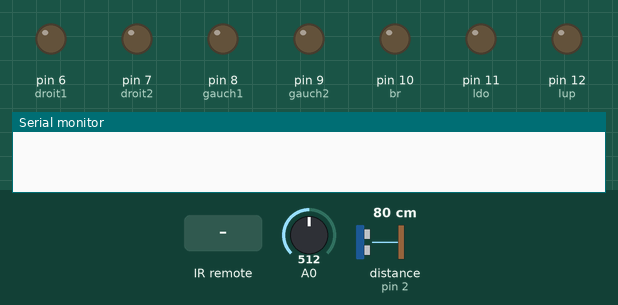
This sketch was run on a simulated Arduino Uno, built with avr-gcc and run on an emulated ATmega328P. Shown: output pins drawn as LEDs (lit = HIGH), the last lines printed to the serial monitor. Wiring (inferred from the names in the program): ultrasonic range finder: trigger pin 3; echo pin 2. The inputs (shaded band) are chosen by the test bench; at power-on: distance to the obstacle (sensor on pin 2) 80 cm, A0 = 512. The echo pulse lasts 58.3 µs per cm; pins used as bus, display or sensor lines are not drawn.

Above: at 1.2 s.
1.3 s: infrared code 0xFD609F received
At 1.9 s:
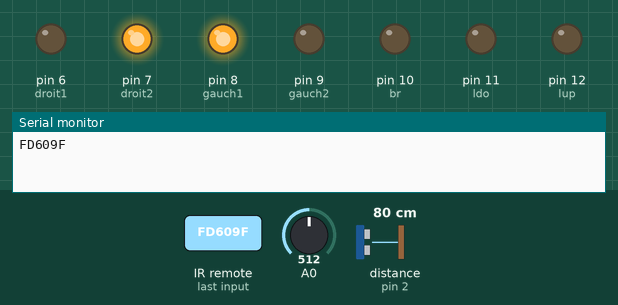
2.8 s: distance to the obstacle (sensor on pin 2) set to 20 cm
4.3 s: distance to the obstacle (sensor on pin 2) set to 15 cm
At 5.4 s:
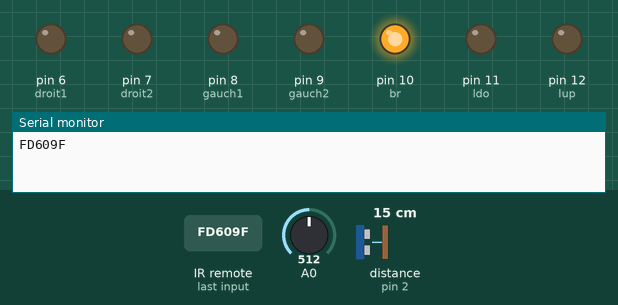
5.8 s: infrared code 0xFD5AA5 received
7.3 s: infrared code 0xFDD827 received
8.8 s: infrared code 0xFD6897 received
Timing chart, 0 to 11.3 s (numbered marks = the images above; inputs shaded):
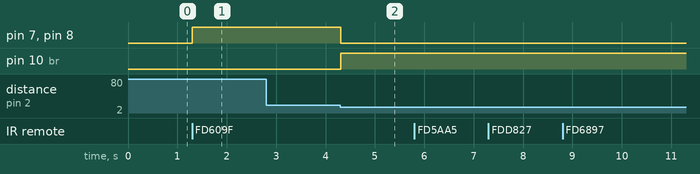

Measured:
- the behaviour switches between 18 and 17 cm on distance to the obstacle (sensor on pin 2) (found by bisection; images 1 and 2)
- after the input at 1.3 s, pin 7 (droit2), pin 8 (gauch1): LOW → HIGH at once
- after the input at 2.8 s, every drawn part: stays the same
- after the input at 4.3 s, pin 7 (droit2), pin 8 (gauch1): HIGH → LOW at once; pin 10 (br): LOW → HIGH at once

The sketch:

arduno_car_ir_remote_v2.ino
```cpp
#include <IRremote.h>

IRrecv rec(4);
decode_results res;

//************************//

int trig=3,echo=2;
long x;
int droit1=6,droit2=7,gauch1=8,gauch2=9;
int lup=12,ldo=11,br=10;
bool p;
int v;

//************************//

void setup() {
  Serial.begin(9600);
  pinMode(gauch1, OUTPUT);
  pinMode(gauch2, OUTPUT);
  pinMode(droit2, OUTPUT);
  pinMode(droit1, OUTPUT);
  pinMode(trig,OUTPUT);
  pinMode(echo,INPUT);
  pinMode(lup,OUTPUT);
  pinMode(ldo,OUTPUT);
  pinMode(br,OUTPUT);
  rec.enableIRIn();
}

//************************//

void loop() {
  v=analogRead(A0);
  digitalWrite(trig,LOW);
  delay(2);
  digitalWrite(trig,HIGH);
  delayMicroseconds(2);
  digitalWrite(trig,LOW);
  x=pulseIn(echo,HIGH);
  if (x<1000) {
    stope(droit2, droit1);stope(gauch1, gauch2);
    p=1;
  }
  if (rec.decode(&res)) {
    if (res.value == 0xFD609F) {up(droit2, droit1);up(gauch1, gauch2);p=0;}
    if (res.value == 0xFD5AA5) {up(droit2, droit1);stope(gauch1, gauch2);p=0;}
    if (res.value == 0xFDD827) {up(gauch1, gauch2);stope(droit2, droit1);p=0;}
    if (res.value == 0xFD6897) {down(droit2, droit1);down(gauch1, gauch2);p=0;}
    if (res.value == 0xFD58A7) {stope(droit2, droit1);stope(gauch1, gauch2);p=1;}
    if (res.value == 0xFD4AB5){digitalWrite(lup,HIGH);digitalWrite(ldo,HIGH);}
    if (res.value == 0xFD0AF5){digitalWrite(lup,HIGH);digitalWrite(ldo,LOW);}
    if (res.value == 0xFD08F7){digitalWrite(lup,LOW);digitalWrite(ldo,HIGH);}
    if (res.value == 0xFD6A95){digitalWrite(lup,LOW);digitalWrite(ldo,LOW);}
    Serial.println(res.value, HEX);
    rec.resume();
  }
  if (p==0){digitalWrite(br,LOW);}
  else if (p==1){digitalWrite(br,HIGH);}
}

//************************//

void up(int out1, int out2){
  digitalWrite(out1, HIGH);
  digitalWrite(out2, LOW);
}

void down(int out1, int out2) {
  digitalWrite(out1, LOW);
  digitalWrite(out2, HIGH);
}

void stope(int out1, int out2) {
  digitalWrite(out1, LOW);
  digitalWrite(out2, LOW);
}
```
